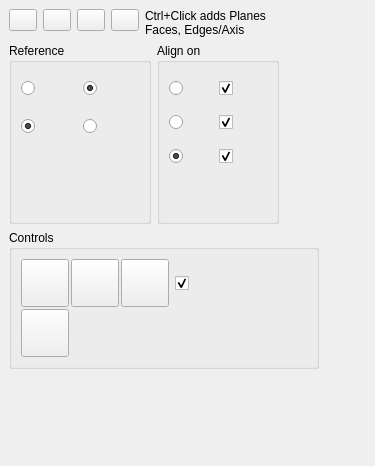
<?xml version="1.0" encoding="UTF-8"?>
<ui version="4.0">
 <class>DockWidget</class>
 <widget class="QDockWidget" name="DockWidget">
  <property name="geometry">
   <rect>
    <x>0</x>
    <y>0</y>
    <width>375</width>
    <height>466</height>
   </rect>
  </property>
  <property name="windowIcon">
   <iconset>
    <normaloff>Center-Align.png</normaloff>Center-Align.png</iconset>
  </property>
  <property name="layoutDirection">
   <enum>Qt::LeftToRight</enum>
  </property>
  <property name="features">
   <set>QDockWidget::DockWidgetFloatable|QDockWidget::DockWidgetMovable</set>
  </property>
  <property name="allowedAreas">
   <set>Qt::LeftDockWidgetArea|Qt::RightDockWidgetArea</set>
  </property>
  <property name="windowTitle">
   <string extracomment="kicad StepUp 3D tools">Align tool</string>
  </property>
  <widget class="QWidget" name="dockWidgetContents">
   <layout class="QGridLayout" name="gridLayout_5">
    <item row="1" column="0">
     <layout class="QGridLayout" name="gridLayout_4">
      <item row="0" column="0">
       <widget class="QGroupBox" name="ReferenceGroup">
        <property name="title">
         <string notr="true">Reference</string>
        </property>
        <layout class="QVBoxLayout" name="verticalLayout_2">
         <item>
          <layout class="QGridLayout" name="gridLayout_3">
           <item row="0" column="0">
            <widget class="QRadioButton" name="rbBBox">
             <property name="minimumSize">
              <size>
               <width>56</width>
               <height>32</height>
              </size>
             </property>
             <property name="toolTip">
              <string notr="true">Center of
Boundig Box</string>
             </property>
             <property name="text">
              <string notr="true"/>
             </property>
             <property name="icon">
              <iconset>
               <normaloff>Bbox.png</normaloff>Bbox.png</iconset>
             </property>
             <property name="iconSize">
              <size>
               <width>26</width>
               <height>26</height>
              </size>
             </property>
             <property name="checked">
              <bool>false</bool>
             </property>
             <property name="autoExclusive">
              <bool>false</bool>
             </property>
            </widget>
           </item>
           <item row="0" column="1">
            <widget class="QRadioButton" name="rbMass">
             <property name="minimumSize">
              <size>
               <width>56</width>
               <height>32</height>
              </size>
             </property>
             <property name="toolTip">
              <string notr="true">Center of
Mass</string>
             </property>
             <property name="text">
              <string notr="true"/>
             </property>
             <property name="icon">
              <iconset>
               <normaloff>Mass.png</normaloff>Mass.png</iconset>
             </property>
             <property name="iconSize">
              <size>
               <width>26</width>
               <height>26</height>
              </size>
             </property>
             <property name="checked">
              <bool>true</bool>
             </property>
             <property name="autoExclusive">
              <bool>false</bool>
             </property>
            </widget>
           </item>
           <item row="1" column="0">
            <widget class="QRadioButton" name="rbNormal">
             <property name="minimumSize">
              <size>
               <width>56</width>
               <height>32</height>
              </size>
             </property>
             <property name="toolTip">
              <string notr="true">Alignment Normal</string>
             </property>
             <property name="text">
              <string notr="true"/>
             </property>
             <property name="icon">
              <iconset>
               <normaloff>Normal-Up.png</normaloff>Normal-Up.png</iconset>
             </property>
             <property name="iconSize">
              <size>
               <width>26</width>
               <height>26</height>
              </size>
             </property>
             <property name="checked">
              <bool>true</bool>
             </property>
             <property name="autoExclusive">
              <bool>false</bool>
             </property>
            </widget>
           </item>
           <item row="1" column="1">
            <widget class="QRadioButton" name="rbNormal_Inv">
             <property name="minimumSize">
              <size>
               <width>56</width>
               <height>32</height>
              </size>
             </property>
             <property name="toolTip">
              <string notr="true">Alignment Normal
Inverted</string>
             </property>
             <property name="text">
              <string notr="true"/>
             </property>
             <property name="icon">
              <iconset>
               <normaloff>Normal-Down.png</normaloff>Normal-Down.png</iconset>
             </property>
             <property name="iconSize">
              <size>
               <width>26</width>
               <height>26</height>
              </size>
             </property>
             <property name="checked">
              <bool>false</bool>
             </property>
             <property name="autoExclusive">
              <bool>false</bool>
             </property>
            </widget>
           </item>
          </layout>
         </item>
         <item>
          <spacer name="verticalSpacer_2">
           <property name="orientation">
            <enum>Qt::Vertical</enum>
           </property>
           <property name="sizeHint" stdset="0">
            <size>
             <width>20</width>
             <height>40</height>
            </size>
           </property>
          </spacer>
         </item>
        </layout>
       </widget>
      </item>
      <item row="0" column="1">
       <widget class="QGroupBox" name="AlignGroup">
        <property name="title">
         <string notr="true">Align on</string>
        </property>
        <layout class="QVBoxLayout" name="verticalLayout">
         <item>
          <layout class="QGridLayout" name="gridLayout_12">
           <property name="spacing">
            <number>2</number>
           </property>
           <item row="0" column="1">
            <widget class="QCheckBox" name="cbX">
             <property name="minimumSize">
              <size>
               <width>48</width>
               <height>32</height>
              </size>
             </property>
             <property name="maximumSize">
              <size>
               <width>64</width>
               <height>128</height>
              </size>
             </property>
             <property name="toolTip">
              <string notr="true">center on X</string>
             </property>
             <property name="text">
              <string notr="true"/>
             </property>
             <property name="icon">
              <iconset>
               <normaloff>Xaxis.png</normaloff>Xaxis.png</iconset>
             </property>
             <property name="iconSize">
              <size>
               <width>16</width>
               <height>16</height>
              </size>
             </property>
             <property name="checked">
              <bool>true</bool>
             </property>
            </widget>
           </item>
           <item row="2" column="1">
            <widget class="QCheckBox" name="cbZ">
             <property name="minimumSize">
              <size>
               <width>48</width>
               <height>32</height>
              </size>
             </property>
             <property name="maximumSize">
              <size>
               <width>64</width>
               <height>128</height>
              </size>
             </property>
             <property name="toolTip">
              <string notr="true">center on Z</string>
             </property>
             <property name="text">
              <string notr="true"/>
             </property>
             <property name="icon">
              <iconset>
               <normaloff>Zaxis.png</normaloff>Zaxis.png</iconset>
             </property>
             <property name="iconSize">
              <size>
               <width>16</width>
               <height>16</height>
              </size>
             </property>
             <property name="checked">
              <bool>true</bool>
             </property>
            </widget>
           </item>
           <item row="1" column="1">
            <widget class="QCheckBox" name="cbY">
             <property name="minimumSize">
              <size>
               <width>48</width>
               <height>32</height>
              </size>
             </property>
             <property name="maximumSize">
              <size>
               <width>64</width>
               <height>128</height>
              </size>
             </property>
             <property name="toolTip">
              <string notr="true">center on Y</string>
             </property>
             <property name="text">
              <string notr="true"/>
             </property>
             <property name="icon">
              <iconset>
               <normaloff>Yaxis.png</normaloff>Yaxis.png</iconset>
             </property>
             <property name="iconSize">
              <size>
               <width>16</width>
               <height>16</height>
              </size>
             </property>
             <property name="checked">
              <bool>true</bool>
             </property>
            </widget>
           </item>
           <item row="0" column="0">
            <widget class="QRadioButton" name="rbCenters">
             <property name="minimumSize">
              <size>
               <width>48</width>
               <height>32</height>
              </size>
             </property>
             <property name="toolTip">
              <string notr="true">Align Centers</string>
             </property>
             <property name="text">
              <string notr="true"/>
             </property>
             <property name="icon">
              <iconset>
               <normaloff>Centers.png</normaloff>Centers.png</iconset>
             </property>
             <property name="iconSize">
              <size>
               <width>26</width>
               <height>26</height>
              </size>
             </property>
             <property name="checked">
              <bool>false</bool>
             </property>
            </widget>
           </item>
           <item row="1" column="0">
            <widget class="QRadioButton" name="rbPlanes">
             <property name="minimumSize">
              <size>
               <width>48</width>
               <height>32</height>
              </size>
             </property>
             <property name="toolTip">
              <string notr="true">Align Planes</string>
             </property>
             <property name="text">
              <string notr="true"/>
             </property>
             <property name="icon">
              <iconset>
               <normaloff>Planes.png</normaloff>Planes.png</iconset>
             </property>
             <property name="iconSize">
              <size>
               <width>26</width>
               <height>26</height>
              </size>
             </property>
             <property name="checked">
              <bool>false</bool>
             </property>
            </widget>
           </item>
           <item row="2" column="0">
            <widget class="QRadioButton" name="rbPlanesCenters">
             <property name="minimumSize">
              <size>
               <width>48</width>
               <height>32</height>
              </size>
             </property>
             <property name="toolTip">
              <string notr="true">Align Centers &amp; Planes</string>
             </property>
             <property name="text">
              <string notr="true"/>
             </property>
             <property name="icon">
              <iconset>
               <normaloff>Planes-Centers.png</normaloff>Planes-Centers.png</iconset>
             </property>
             <property name="iconSize">
              <size>
               <width>26</width>
               <height>26</height>
              </size>
             </property>
             <property name="checked">
              <bool>true</bool>
             </property>
            </widget>
           </item>
          </layout>
         </item>
         <item>
          <spacer name="verticalSpacer_3">
           <property name="orientation">
            <enum>Qt::Vertical</enum>
           </property>
           <property name="sizeHint" stdset="0">
            <size>
             <width>20</width>
             <height>40</height>
            </size>
           </property>
          </spacer>
         </item>
        </layout>
       </widget>
      </item>
      <item row="0" column="2">
       <spacer name="horizontalSpacer_2">
        <property name="orientation">
         <enum>Qt::Horizontal</enum>
        </property>
        <property name="sizeHint" stdset="0">
         <size>
          <width>40</width>
          <height>20</height>
         </size>
        </property>
       </spacer>
      </item>
     </layout>
    </item>
    <item row="2" column="0">
     <layout class="QGridLayout" name="gridLayout_6">
      <item row="0" column="0">
       <widget class="QGroupBox" name="ControlsGroup">
        <property name="title">
         <string notr="true">Controls</string>
        </property>
        <layout class="QGridLayout" name="gridLayout_7">
         <item row="0" column="0">
          <layout class="QGridLayout" name="gridLayout_14">
           <property name="spacing">
            <number>2</number>
           </property>
           <item row="0" column="3">
            <widget class="QPushButton" name="Undo_Align">
             <property name="minimumSize">
              <size>
               <width>48</width>
               <height>48</height>
              </size>
             </property>
             <property name="maximumSize">
              <size>
               <width>64</width>
               <height>64</height>
              </size>
             </property>
             <property name="toolTip">
              <string>Undo last Alignment</string>
             </property>
             <property name="text">
              <string/>
             </property>
             <property name="icon">
              <iconset>
               <normaloff>Undo.png</normaloff>Undo.png</iconset>
             </property>
             <property name="iconSize">
              <size>
               <width>24</width>
               <height>24</height>
              </size>
             </property>
             <property name="checkable">
              <bool>false</bool>
             </property>
             <property name="checked">
              <bool>false</bool>
             </property>
            </widget>
           </item>
           <item row="0" column="0">
            <widget class="QPushButton" name="Align">
             <property name="minimumSize">
              <size>
               <width>48</width>
               <height>48</height>
              </size>
             </property>
             <property name="maximumSize">
              <size>
               <width>64</width>
               <height>64</height>
              </size>
             </property>
             <property name="toolTip">
              <string>Align objects</string>
             </property>
             <property name="text">
              <string/>
             </property>
             <property name="icon">
              <iconset>
               <normaloff>Center-Align.png</normaloff>Center-Align.png</iconset>
             </property>
             <property name="iconSize">
              <size>
               <width>32</width>
               <height>32</height>
              </size>
             </property>
             <property name="checkable">
              <bool>false</bool>
             </property>
             <property name="checked">
              <bool>false</bool>
             </property>
            </widget>
           </item>
           <item row="0" column="2">
            <widget class="QPushButton" name="Move">
             <property name="minimumSize">
              <size>
               <width>48</width>
               <height>48</height>
              </size>
             </property>
             <property name="maximumSize">
              <size>
               <width>64</width>
               <height>64</height>
              </size>
             </property>
             <property name="toolTip">
              <string>Move selected</string>
             </property>
             <property name="text">
              <string/>
             </property>
             <property name="icon">
              <iconset>
               <normaloff>Move.png</normaloff>Move.png</iconset>
             </property>
             <property name="iconSize">
              <size>
               <width>24</width>
               <height>24</height>
              </size>
             </property>
             <property name="checkable">
              <bool>false</bool>
             </property>
             <property name="checked">
              <bool>false</bool>
             </property>
            </widget>
           </item>
           <item row="1" column="0">
            <widget class="QPushButton" name="XRayBtn">
             <property name="minimumSize">
              <size>
               <width>48</width>
               <height>48</height>
              </size>
             </property>
             <property name="maximumSize">
              <size>
               <width>64</width>
               <height>64</height>
              </size>
             </property>
             <property name="toolTip">
              <string notr="true">XRay toggle</string>
             </property>
             <property name="text">
              <string notr="true"/>
             </property>
             <property name="icon">
              <iconset>
               <normaloff>xray.png</normaloff>xray.png</iconset>
             </property>
             <property name="iconSize">
              <size>
               <width>24</width>
               <height>24</height>
              </size>
             </property>
             <property name="checkable">
              <bool>false</bool>
             </property>
             <property name="checked">
              <bool>false</bool>
             </property>
            </widget>
           </item>
          </layout>
         </item>
         <item row="0" column="1" alignment="Qt::AlignTop">
          <widget class="QCheckBox" name="cbHierarchy">
           <property name="minimumSize">
            <size>
             <width>52</width>
             <height>48</height>
            </size>
           </property>
           <property name="maximumSize">
            <size>
             <width>64</width>
             <height>128</height>
            </size>
           </property>
           <property name="toolTip">
            <string notr="true">use Part and Body
hierarchy in Aligning</string>
           </property>
           <property name="text">
            <string notr="true"/>
           </property>
           <property name="icon">
            <iconset>
             <normaloff>hierarchy.png</normaloff>hierarchy.png</iconset>
           </property>
           <property name="iconSize">
            <size>
             <width>26</width>
             <height>26</height>
            </size>
           </property>
           <property name="checked">
            <bool>true</bool>
           </property>
          </widget>
         </item>
         <item row="0" column="2">
          <spacer name="horizontalSpacer_3">
           <property name="orientation">
            <enum>Qt::Horizontal</enum>
           </property>
           <property name="sizeHint" stdset="0">
            <size>
             <width>40</width>
             <height>20</height>
            </size>
           </property>
          </spacer>
         </item>
        </layout>
       </widget>
      </item>
     </layout>
    </item>
    <item row="0" column="1">
     <spacer name="horizontalSpacer">
      <property name="orientation">
       <enum>Qt::Horizontal</enum>
      </property>
      <property name="sizeHint" stdset="0">
       <size>
        <width>40</width>
        <height>20</height>
       </size>
      </property>
     </spacer>
    </item>
    <item row="0" column="0">
     <layout class="QGridLayout" name="gridLayout_2">
      <item row="0" column="5" alignment="Qt::AlignTop">
       <widget class="QPushButton" name="close">
        <property name="maximumSize">
         <size>
          <width>28</width>
          <height>28</height>
         </size>
        </property>
        <property name="toolTip">
         <string>close</string>
        </property>
        <property name="text">
         <string notr="true"/>
        </property>
        <property name="icon">
         <iconset>
          <normaloff>closeW.png</normaloff>closeW.png</iconset>
        </property>
        <property name="iconSize">
         <size>
          <width>24</width>
          <height>24</height>
         </size>
        </property>
       </widget>
      </item>
      <item row="0" column="2" alignment="Qt::AlignTop">
       <widget class="QPushButton" name="dock_minimize">
        <property name="maximumSize">
         <size>
          <width>28</width>
          <height>28</height>
         </size>
        </property>
        <property name="toolTip">
         <string>minimize</string>
        </property>
        <property name="text">
         <string notr="true"/>
        </property>
        <property name="icon">
         <iconset>
          <normaloff>minimize.png</normaloff>minimize.png</iconset>
        </property>
        <property name="iconSize">
         <size>
          <width>24</width>
          <height>24</height>
         </size>
        </property>
       </widget>
      </item>
      <item row="0" column="4" alignment="Qt::AlignTop">
       <widget class="QPushButton" name="Help_Align">
        <property name="maximumSize">
         <size>
          <width>28</width>
          <height>28</height>
         </size>
        </property>
        <property name="toolTip">
         <string>close</string>
        </property>
        <property name="text">
         <string notr="true"/>
        </property>
        <property name="icon">
         <iconset>
          <normaloff>help.png</normaloff>help.png</iconset>
        </property>
        <property name="iconSize">
         <size>
          <width>24</width>
          <height>24</height>
         </size>
        </property>
       </widget>
      </item>
      <item row="0" column="6">
       <widget class="QLabel" name="Label_Align_Gui">
        <property name="minimumSize">
         <size>
          <width>3</width>
          <height>0</height>
         </size>
        </property>
        <property name="toolTip">
         <string notr="true">Ctrl+Click to add to selection
Faces/Planes or Edges/Axis</string>
        </property>
        <property name="text">
         <string>Ctrl+Click adds Planes&lt;br&gt;Faces, Edges/Axis</string>
        </property>
       </widget>
      </item>
      <item row="0" column="1" alignment="Qt::AlignTop">
       <widget class="QPushButton" name="dock_float">
        <property name="maximumSize">
         <size>
          <width>28</width>
          <height>28</height>
         </size>
        </property>
        <property name="toolTip">
         <string>expand</string>
        </property>
        <property name="text">
         <string notr="true"/>
        </property>
        <property name="icon">
         <iconset>
          <normaloff>un_dock.png</normaloff>un_dock.png</iconset>
        </property>
        <property name="iconSize">
         <size>
          <width>24</width>
          <height>24</height>
         </size>
        </property>
       </widget>
      </item>
     </layout>
    </item>
    <item row="3" column="0">
     <spacer name="verticalSpacer">
      <property name="orientation">
       <enum>Qt::Vertical</enum>
      </property>
      <property name="sizeHint" stdset="0">
       <size>
        <width>20</width>
        <height>40</height>
       </size>
      </property>
     </spacer>
    </item>
    <item row="4" column="0">
     <spacer name="verticalSpacer_4">
      <property name="orientation">
       <enum>Qt::Vertical</enum>
      </property>
      <property name="sizeHint" stdset="0">
       <size>
        <width>20</width>
        <height>40</height>
       </size>
      </property>
     </spacer>
    </item>
   </layout>
  </widget>
 </widget>
 <resources/>
 <connections/>
 <designerdata>
  <property name="gridDeltaX">
   <number>4</number>
  </property>
  <property name="gridDeltaY">
   <number>4</number>
  </property>
  <property name="gridSnapX">
   <bool>true</bool>
  </property>
  <property name="gridSnapY">
   <bool>true</bool>
  </property>
  <property name="gridVisible">
   <bool>true</bool>
  </property>
 </designerdata>
</ui>
